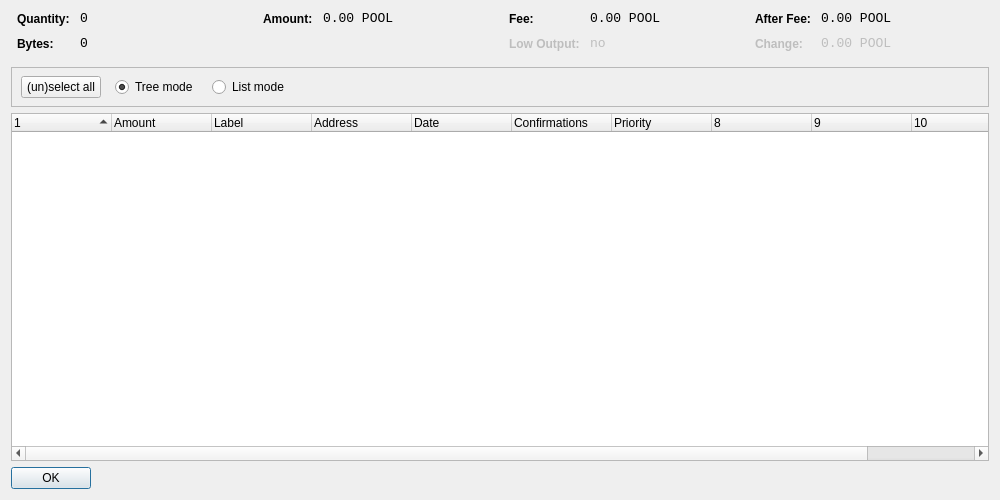
<?xml version="1.0" encoding="UTF-8"?>
<ui version="4.0">
 <class>CoinControlDialog</class>
 <widget class="QDialog" name="CoinControlDialog">
  <property name="geometry">
   <rect>
    <x>0</x>
    <y>0</y>
    <width>1000</width>
    <height>500</height>
   </rect>
  </property>
  <property name="windowTitle">
   <string>Coin Control</string>
  </property>
  <layout class="QVBoxLayout" name="verticalLayout">
   <item>
    <layout class="QHBoxLayout" name="horizontalLayoutTop" stretch="0,0,0,0">
     <property name="topMargin">
      <number>0</number>
     </property>
     <property name="bottomMargin">
      <number>10</number>
     </property>
     <item>
      <layout class="QFormLayout" name="formLayoutCoinControl1">
       <property name="horizontalSpacing">
        <number>10</number>
       </property>
       <property name="verticalSpacing">
        <number>10</number>
       </property>
       <property name="leftMargin">
        <number>6</number>
       </property>
       <property name="rightMargin">
        <number>6</number>
       </property>
       <item row="0" column="0">
        <widget class="QLabel" name="labelCoinControlQuantityText">
         <property name="styleSheet">
          <string notr="true">font-weight:bold;</string>
         </property>
         <property name="text">
          <string>Quantity:</string>
         </property>
        </widget>
       </item>
       <item row="0" column="1">
        <widget class="QLabel" name="labelCoinControlQuantity">
         <property name="font">
          <font>
           <family>Monospace</family>
           <pointsize>10</pointsize>
          </font>
         </property>
         <property name="cursor">
          <cursorShape>IBeamCursor</cursorShape>
         </property>
         <property name="contextMenuPolicy">
          <enum>Qt::ActionsContextMenu</enum>
         </property>
         <property name="text">
          <string notr="true">0</string>
         </property>
         <property name="textInteractionFlags">
          <set>Qt::LinksAccessibleByMouse|Qt::TextSelectableByKeyboard|Qt::TextSelectableByMouse</set>
         </property>
        </widget>
       </item>
       <item row="1" column="0">
        <widget class="QLabel" name="labelCoinControlBytesText">
         <property name="styleSheet">
          <string notr="true">font-weight:bold;</string>
         </property>
         <property name="text">
          <string>Bytes:</string>
         </property>
        </widget>
       </item>
       <item row="1" column="1">
        <widget class="QLabel" name="labelCoinControlBytes">
         <property name="font">
          <font>
           <family>Monospace</family>
           <pointsize>10</pointsize>
          </font>
         </property>
         <property name="cursor">
          <cursorShape>IBeamCursor</cursorShape>
         </property>
         <property name="contextMenuPolicy">
          <enum>Qt::ActionsContextMenu</enum>
         </property>
         <property name="text">
          <string notr="true">0</string>
         </property>
         <property name="textInteractionFlags">
          <set>Qt::LinksAccessibleByMouse|Qt::TextSelectableByKeyboard|Qt::TextSelectableByMouse</set>
         </property>
        </widget>
       </item>
      </layout>
     </item>
     <item>
      <layout class="QFormLayout" name="formLayoutCoinControl2">
       <property name="horizontalSpacing">
        <number>10</number>
       </property>
       <property name="verticalSpacing">
        <number>10</number>
       </property>
       <property name="leftMargin">
        <number>6</number>
       </property>
       <property name="rightMargin">
        <number>6</number>
       </property>
       <item row="0" column="0">
        <widget class="QLabel" name="labelCoinControlAmountText">
         <property name="styleSheet">
          <string notr="true">font-weight:bold;</string>
         </property>
         <property name="text">
          <string>Amount:</string>
         </property>
        </widget>
       </item>
       <item row="0" column="1">
        <widget class="QLabel" name="labelCoinControlAmount">
         <property name="font">
          <font>
           <family>Monospace</family>
           <pointsize>10</pointsize>
          </font>
         </property>
         <property name="cursor">
          <cursorShape>IBeamCursor</cursorShape>
         </property>
         <property name="contextMenuPolicy">
          <enum>Qt::ActionsContextMenu</enum>
         </property>
         <property name="text">
          <string notr="true">0.00 POOL</string>
         </property>
         <property name="textInteractionFlags">
          <set>Qt::LinksAccessibleByMouse|Qt::TextSelectableByKeyboard|Qt::TextSelectableByMouse</set>
         </property>
        </widget>
       </item>
      </layout>
     </item>
     <item>
      <layout class="QFormLayout" name="formLayoutCoinControl3">
       <property name="horizontalSpacing">
        <number>10</number>
       </property>
       <property name="verticalSpacing">
        <number>10</number>
       </property>
       <property name="leftMargin">
        <number>6</number>
       </property>
       <property name="rightMargin">
        <number>6</number>
       </property>
       <item row="0" column="0">
        <widget class="QLabel" name="labelCoinControlFeeText">
         <property name="styleSheet">
          <string notr="true">font-weight:bold;</string>
         </property>
         <property name="text">
          <string>Fee:</string>
         </property>
        </widget>
       </item>
       <item row="0" column="1">
        <widget class="QLabel" name="labelCoinControlFee">
         <property name="font">
          <font>
           <family>Monospace</family>
           <pointsize>10</pointsize>
          </font>
         </property>
         <property name="cursor">
          <cursorShape>IBeamCursor</cursorShape>
         </property>
         <property name="contextMenuPolicy">
          <enum>Qt::ActionsContextMenu</enum>
         </property>
         <property name="text">
          <string notr="true">0.00 POOL</string>
         </property>
         <property name="textInteractionFlags">
          <set>Qt::LinksAccessibleByMouse|Qt::TextSelectableByKeyboard|Qt::TextSelectableByMouse</set>
         </property>
        </widget>
       </item>
       <item row="1" column="0">
        <widget class="QLabel" name="labelCoinControlLowOutputText">
         <property name="enabled">
          <bool>false</bool>
         </property>
         <property name="styleSheet">
          <string notr="true">font-weight:bold;</string>
         </property>
         <property name="text">
          <string>Low Output:</string>
         </property>
        </widget>
       </item>
       <item row="1" column="1">
        <widget class="QLabel" name="labelCoinControlLowOutput">
         <property name="enabled">
          <bool>false</bool>
         </property>
         <property name="font">
          <font>
           <family>Monospace</family>
           <pointsize>10</pointsize>
          </font>
         </property>
         <property name="cursor">
          <cursorShape>IBeamCursor</cursorShape>
         </property>
         <property name="contextMenuPolicy">
          <enum>Qt::ActionsContextMenu</enum>
         </property>
         <property name="text">
          <string notr="true">no</string>
         </property>
         <property name="textInteractionFlags">
          <set>Qt::LinksAccessibleByMouse|Qt::TextSelectableByKeyboard|Qt::TextSelectableByMouse</set>
         </property>
        </widget>
       </item>
      </layout>
     </item>
     <item>
      <layout class="QFormLayout" name="formLayoutCoinControl4">
       <property name="horizontalSpacing">
        <number>10</number>
       </property>
       <property name="verticalSpacing">
        <number>10</number>
       </property>
       <property name="leftMargin">
        <number>6</number>
       </property>
       <property name="rightMargin">
        <number>6</number>
       </property>
       <item row="0" column="0">
        <widget class="QLabel" name="labelCoinControlAfterFeeText">
         <property name="styleSheet">
          <string notr="true">font-weight:bold;</string>
         </property>
         <property name="text">
          <string>After Fee:</string>
         </property>
        </widget>
       </item>
       <item row="0" column="1">
        <widget class="QLabel" name="labelCoinControlAfterFee">
         <property name="font">
          <font>
           <family>Monospace</family>
           <pointsize>10</pointsize>
          </font>
         </property>
         <property name="cursor">
          <cursorShape>IBeamCursor</cursorShape>
         </property>
         <property name="contextMenuPolicy">
          <enum>Qt::ActionsContextMenu</enum>
         </property>
         <property name="text">
          <string notr="true">0.00 POOL</string>
         </property>
         <property name="textInteractionFlags">
          <set>Qt::LinksAccessibleByMouse|Qt::TextSelectableByKeyboard|Qt::TextSelectableByMouse</set>
         </property>
        </widget>
       </item>
       <item row="1" column="0">
        <widget class="QLabel" name="labelCoinControlChangeText">
         <property name="enabled">
          <bool>false</bool>
         </property>
         <property name="styleSheet">
          <string notr="true">font-weight:bold;</string>
         </property>
         <property name="text">
          <string>Change:</string>
         </property>
        </widget>
       </item>
       <item row="1" column="1">
        <widget class="QLabel" name="labelCoinControlChange">
         <property name="enabled">
          <bool>false</bool>
         </property>
         <property name="font">
          <font>
           <family>Monospace</family>
           <pointsize>10</pointsize>
          </font>
         </property>
         <property name="cursor">
          <cursorShape>IBeamCursor</cursorShape>
         </property>
         <property name="contextMenuPolicy">
          <enum>Qt::ActionsContextMenu</enum>
         </property>
         <property name="text">
          <string notr="true">0.00 POOL</string>
         </property>
         <property name="textInteractionFlags">
          <set>Qt::LinksAccessibleByMouse|Qt::TextSelectableByKeyboard|Qt::TextSelectableByMouse</set>
         </property>
        </widget>
       </item>
      </layout>
     </item>
    </layout>
   </item>
   <item>
    <widget class="QFrame" name="frame">
     <property name="minimumSize">
      <size>
       <width>0</width>
       <height>40</height>
      </size>
     </property>
     <property name="frameShape">
      <enum>QFrame::StyledPanel</enum>
     </property>
     <property name="frameShadow">
      <enum>QFrame::Sunken</enum>
     </property>
     <widget class="QWidget" name="horizontalLayoutWidget">
      <property name="geometry">
       <rect>
        <x>10</x>
        <y>0</y>
        <width>781</width>
        <height>41</height>
       </rect>
      </property>
      <layout class="QHBoxLayout" name="horizontalLayoutPanel" stretch="0,0,0,0,0">
       <property name="spacing">
        <number>14</number>
       </property>
       <item>
        <widget class="QPushButton" name="pushButtonSelectAll">
         <property name="sizePolicy">
          <sizepolicy hsizetype="Maximum" vsizetype="Fixed">
           <horstretch>0</horstretch>
           <verstretch>0</verstretch>
          </sizepolicy>
         </property>
         <property name="text">
          <string>(un)select all</string>
         </property>
        </widget>
       </item>
       <item>
        <widget class="QRadioButton" name="radioTreeMode">
         <property name="sizePolicy">
          <sizepolicy hsizetype="Maximum" vsizetype="Fixed">
           <horstretch>0</horstretch>
           <verstretch>0</verstretch>
          </sizepolicy>
         </property>
         <property name="text">
          <string>Tree mode</string>
         </property>
         <property name="checked">
          <bool>true</bool>
         </property>
        </widget>
       </item>
       <item>
        <widget class="QRadioButton" name="radioListMode">
         <property name="sizePolicy">
          <sizepolicy hsizetype="Maximum" vsizetype="Fixed">
           <horstretch>0</horstretch>
           <verstretch>0</verstretch>
          </sizepolicy>
         </property>
         <property name="text">
          <string>List mode</string>
         </property>
        </widget>
       </item>
       <item>
        <spacer name="horizontalSpacer">
         <property name="orientation">
          <enum>Qt::Horizontal</enum>
         </property>
         <property name="sizeHint" stdset="0">
          <size>
           <width>40</width>
           <height>20</height>
          </size>
         </property>
        </spacer>
       </item>
      </layout>
     </widget>
    </widget>
   </item>
   <item>
    <widget class="CoinControlTreeWidget" name="treeWidget">
     <property name="contextMenuPolicy">
      <enum>Qt::CustomContextMenu</enum>
     </property>
     <property name="sortingEnabled">
      <bool>false</bool>
     </property>
     <property name="columnCount">
      <number>11</number>
     </property>
     <attribute name="headerShowSortIndicator" stdset="0">
      <bool>true</bool>
     </attribute>
     <attribute name="headerStretchLastSection">
      <bool>false</bool>
     </attribute>
     <column>
      <property name="text">
       <string/>
      </property>
     </column>
     <column>
      <property name="text">
       <string>Amount</string>
      </property>
     </column>
     <column>
      <property name="text">
       <string>Label</string>
      </property>
     </column>
     <column>
      <property name="text">
       <string>Address</string>
      </property>
     </column>
     <column>
      <property name="text">
       <string>Date</string>
      </property>
     </column>
     <column>
      <property name="text">
       <string>Confirmations</string>
      </property>
      <property name="toolTip">
       <string>Confirmed</string>
      </property>
     </column>
     <column>
      <property name="text">
       <string>Priority</string>
      </property>
     </column>
     <column>
      <property name="text">
       <string/>
      </property>
     </column>
     <column>
      <property name="text">
       <string/>
      </property>
     </column>
     <column>
      <property name="text">
       <string/>
      </property>
     </column>
     <column>
      <property name="text">
       <string/>
      </property>
     </column>
    </widget>
   </item>
   <item>
    <widget class="QDialogButtonBox" name="buttonBox">
     <property name="sizePolicy">
      <sizepolicy hsizetype="Maximum" vsizetype="Fixed">
       <horstretch>0</horstretch>
       <verstretch>0</verstretch>
      </sizepolicy>
     </property>
     <property name="orientation">
      <enum>Qt::Horizontal</enum>
     </property>
     <property name="standardButtons">
      <set>QDialogButtonBox::Ok</set>
     </property>
    </widget>
   </item>
  </layout>
 </widget>
 <customwidgets>
  <customwidget>
   <class>CoinControlTreeWidget</class>
   <extends>QTreeWidget</extends>
   <header>coincontroltreewidget.h</header>
  </customwidget>
 </customwidgets>
 <resources/>
 <connections/>
</ui>
